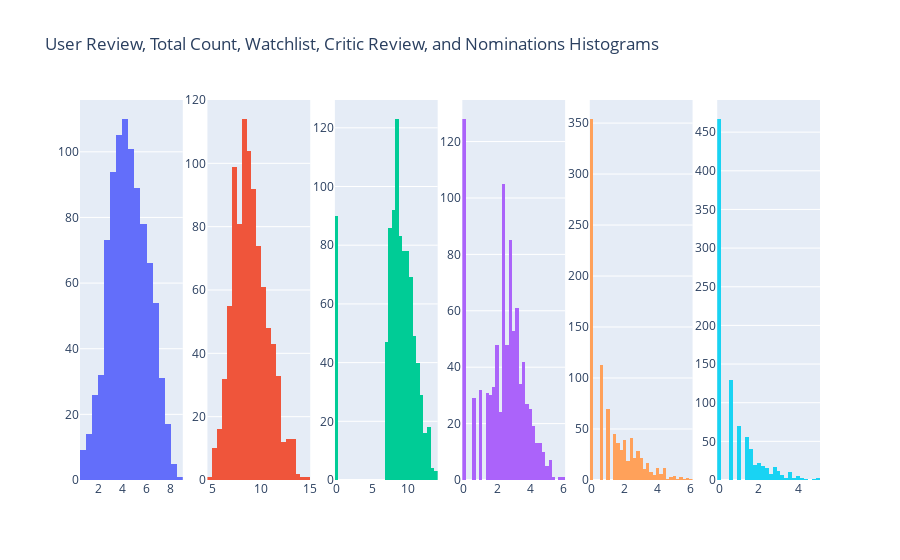

Source (notebook cell):
### Code cell
# Subplots 생성
fig = make_subplots(rows=1, cols=6)

# 첫 번째 히스토그램
fig.add_trace(go.Histogram(
    x=df['user_review'],
    name='User Review(유저 리뷰 수)'
), row=1, col=1)

# 두 번째 히스토그램
fig.add_trace(go.Histogram(
    x=df['total_count'],
    name='Total Count(평점 매긴 인원 수)'
), row=1, col=2)

# 세 번째 히스토그램
fig.add_trace(go.Histogram(
    x=df['watchlist'],
    name='Watchlist(Watchlist 수)'
), row=1, col=3)

# 네 번째 히스토그램
fig.add_trace(go.Histogram(
    x=df['critic_review'],
    name='Critic Review(비평가 리뷰 수)'
), row=1, col=4)

# 다섯 번째 히스토그램
fig.add_trace(go.Histogram(
    x=df['nominations'],
    name='Nominations(후보에 오른 수)'
), row=1, col=5)

# 여섯 번째 히스토그램
fig.add_trace(go.Histogram(
    x=df['wins'],
    name='Wins(수상이력 수)'
), row=1, col=6)

# 레이아웃 업데이트
fig.update_layout(
    title_text='User Review, Total Count, Watchlist, Critic Review, and Nominations Histograms',
    showlegend=False
)

# 그래프 출력
fig.show()

### Figure 1 — Plotly figure (JSON) as saved in the notebook; plotly's stock layout.template omitted (floating-point values rounded to 4 significant figures; data arrays with more than 128 entries replaced by an {"elided": "..."} marker saying what was removed)
{"data": [{"name": "User Review(유저 리뷰 수)", "type": "histogram", "x": {"elided": "905 float values"}, "xaxis": "x", "yaxis": "y"}, {"name": "Total Count(평점 매긴 인원 수)", "type": "histogram", "x": {"elided": "905 float values"}, "xaxis": "x2", "yaxis": "y2"}, {"name": "Watchlist(Watchlist 수)", "type": "histogram", "x": {"elided": "905 float values"}, "xaxis": "x3", "yaxis": "y3"}, {"name": "Critic Review(비평가 리뷰 수)", "type": "histogram", "x": {"elided": "905 float values"}, "xaxis": "x4", "yaxis": "y4"}, {"name": "Nominations(후보에 오른 수)", "type": "histogram", "x": {"elided": "905 float values"}, "xaxis": "x5", "yaxis": "y5"}, {"name": "Wins(수상이력 수)", "type": "histogram", "x": {"elided": "905 float values"}, "xaxis": "x6", "yaxis": "y6"}], "layout": {"showlegend": false, "title": {"text": "User Review, Total Count, Watchlist, Critic Review, and Nominations Histograms"}, "xaxis": {"anchor": "y", "domain": [0, 0.1389]}, "xaxis2": {"anchor": "y2", "domain": [0.1722, 0.3111]}, "xaxis3": {"anchor": "y3", "domain": [0.3444, 0.4833]}, "xaxis4": {"anchor": "y4", "domain": [0.5167, 0.6556]}, "xaxis5": {"anchor": "y5", "domain": [0.6889, 0.8278]}, "xaxis6": {"anchor": "y6", "domain": [0.8611, 1]}, "yaxis": {"anchor": "x", "domain": [0, 1]}, "yaxis2": {"anchor": "x2", "domain": [0, 1]}, "yaxis3": {"anchor": "x3", "domain": [0, 1]}, "yaxis4": {"anchor": "x4", "domain": [0, 1]}, "yaxis5": {"anchor": "x5", "domain": [0, 1]}, "yaxis6": {"anchor": "x6", "domain": [0, 1]}}}
